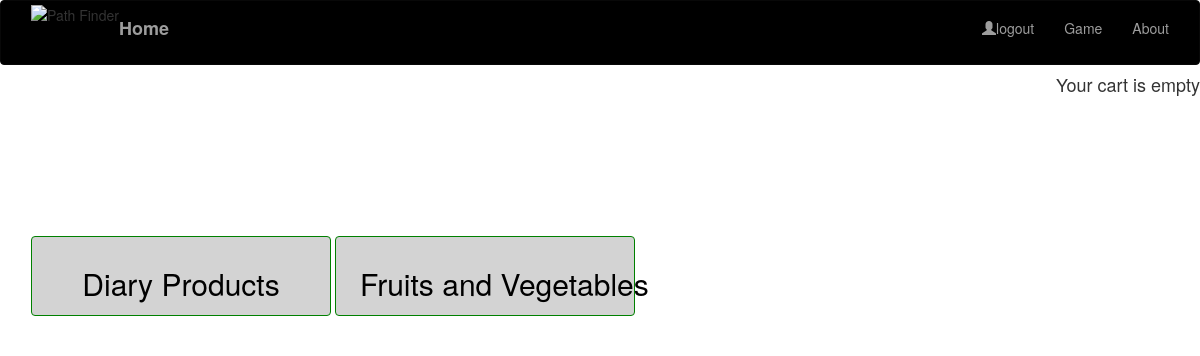
The app's page /home/ (signed in), older data.
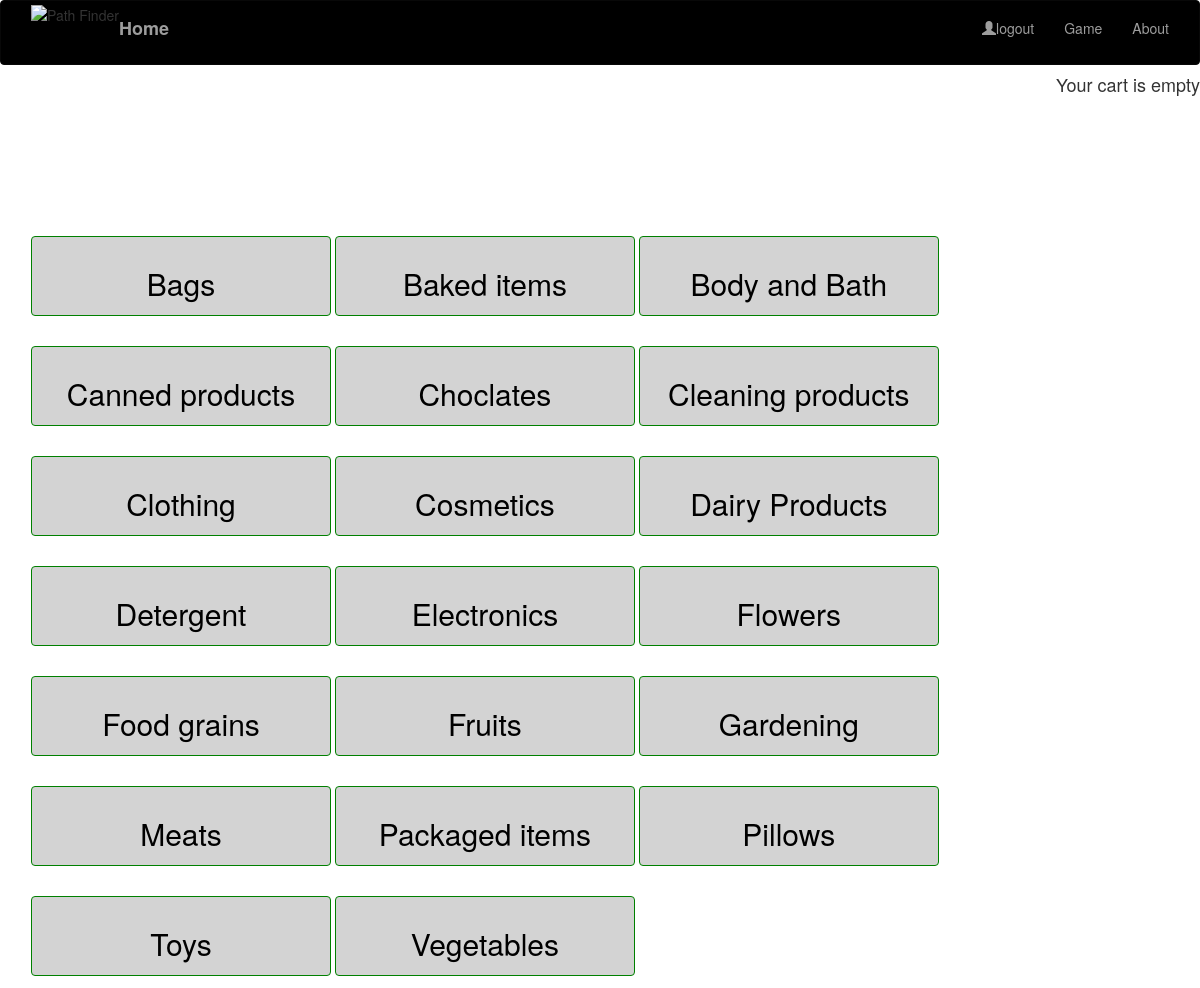
The same page, newer data.
### supermarket/models.py (models this page shows, shortened)
class Category(models.Model):
    name = models.CharField(max_length=200, db_index=True)
    slug = models.SlugField(max_length=200, db_index=True, unique=True)
    class Meta:
        ordering = ('name',)
        verbose_name = 'category'
        verbose_name_plural = 'categories'
    def get_absolute_url(self):
        return reverse('product_list_by_category', args=[self.slug])

### supermarket/views.py (the view)
# urls.py: 2. Add a URL to urlpatterns:  path('', views.home, name='home')
@login_required
def home(request, category_slug=None):
    category = None
    categories = Category.objects.all()
    products = Productdb.objects.filter(available=True)
    if category_slug:
        category = get_object_or_404(Category, slug=category_slug)
        products = products.filter(category=category)
    return render(request, 'home.html', {'category': category,
                                                          'categories': categories,
                                                          'products': products})

### cart/cart.py (called while the page is built)
    def __len__(self):
        return sum(item['quantity'] for item in self.cart.values())

### cart/context_processors.py (called while the page is built)
def cart(request):
    return {'cart': Cart(request) }

### market/templates/home.html (shortened to what this page needs)
<!DOCTYPE html>
{% load static %}
<html lang="en">
  <head>
    <link rel="stylesheet" href="{% static "css/base.css" % }"/>
    <link rel="stylesheet" href="https://maxcdn.bootstrapcdn.com/bootstrap/3.3.7/css/bootstrap.min.css">
  </head>
<body>
 <nav class="navbar  large navbar navbar-inverse bg-inverse" style= "width:100% ; margin: 0 auto;background-color:#000000">
    <div class="container">
            <ul class="nav navbar-nav ">
              <li>  <img src="{% static "images/sirmvit.jpg" %}" alt="Path Finder" style="width:50px;height:50px;"></li>
              <li ><label><a class ="navbar-brand " href="{% url 'home' %}">Home</a></label></li>
</ul>
<ul class="nav navbar-nav navbar-right">
            {% if user.is_authenticated %}
            <li><a class ="navbar-link " href="{% url 'logout' %}"><span class="glyphicon glyphicon-user"></span>logout</a></li>
            <li><a class ="navbar-link"href="{% url 'home2' %}">Game</a></label></li>
                  <li><a class ="navbar-link"href="{% url 'about' %}">About</a></label></li>
            {% else %}
            <li><a class ="navbar-link"href="{% url 'login' %}">Login</a></label></li>
            <li><a class ="navbar-link"href="{% url 'signup' %}">Signup</a></label></li>
            <li><a class ="navbar-link"href="{% url 'home2' %}">Game</a></label></li>
            {% endif %}
</ul>
</div>
</nav>
<div class="pull-right" >
    {% with total_items=cart|length %}
        {% if cart|length > 0 %}
            <h4>Your cart:</h4>
            <a href="{% url "cart:cart_detail" %}">
                <h4>{{ total_items }} item{{ total_items|pluralize }}, ${{ cart.get_total_price }}</h4>
            </a>
        {% else %}
            <h4>Your cart is empty</h4>
        {% endif %}
    {% endwith %}
</div>
   <div class="container" style="height :100% ">
<h1 style="color:#ffffff"><em>Categories</em></h1>
<br>
<br>
  {% for c in categories %}
              <div class="btn-group">
                <h1 {% if category.slug == c.slug %}class="selected"{% endif %}>
                   <a href="{{ c.get_absolute_url }}"><button type="button" class="button button5 btn btn-primary " style="height:80px;width:300px"><h2>{{c.name}}</h2></button></a>
            </h1>
              </div>
    {% endfor %}
    </div>
</body>
</html>

Row changes from the older to the newer data that the page shows:
removed Category: name "Fruits and Vegetables"
added Category: name "Bags"
added Category: name "Baked items"
added Category: name "Body and Bath"
added Category: name "Canned products"
added Category: name "Choclates"
added Category: name "Cleaning products"
added Category: name "Clothing"
added Category: name "Cosmetics"
changed Category: name "Diary Products" → "Dairy Products"
added Category: name "Detergent"
added Category: name "Electronics"
added Category: name "Flowers"
added Category: name "Food grains"
added Category: name "Fruits"
added Category: name "Gardening"
added Category: name "Meats"
added Category: name "Packaged items"
added Category: name "Pillows"
added Category: name "Toys"
added Category: name "Vegetables"
